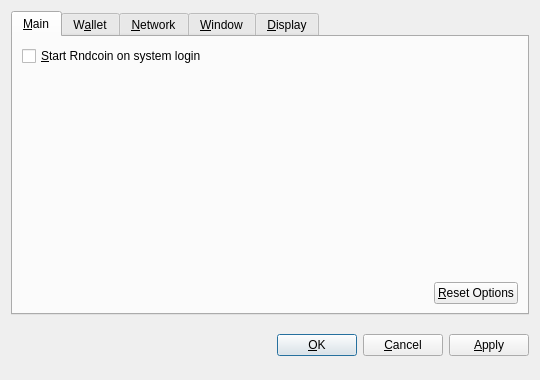
<?xml version="1.0" encoding="UTF-8"?>
<ui version="4.0">
 <class>OptionsDialog</class>
 <widget class="QDialog" name="OptionsDialog">
  <property name="geometry">
   <rect>
    <x>0</x>
    <y>0</y>
    <width>540</width>
    <height>380</height>
   </rect>
  </property>
  <property name="windowTitle">
   <string>Options</string>
  </property>
  <property name="modal">
   <bool>true</bool>
  </property>
  <layout class="QVBoxLayout" name="verticalLayout">
   <item>
    <widget class="QTabWidget" name="tabWidget">
     <property name="tabPosition">
      <enum>QTabWidget::North</enum>
     </property>
     <property name="currentIndex">
      <number>0</number>
     </property>
     <widget class="QWidget" name="tabMain">
      <attribute name="title">
       <string>&amp;Main</string>
      </attribute>
      <layout class="QVBoxLayout" name="verticalLayout_Main">
       <item>
        <widget class="QCheckBox" name="bitcoinAtStartup">
         <property name="toolTip">
          <string>Automatically start Rndcoin after logging in to the system.</string>
         </property>
         <property name="text">
          <string>&amp;Start Rndcoin on system login</string>
         </property>
        </widget>
       </item>
       <item>
        <spacer name="verticalSpacer_Main">
         <property name="orientation">
          <enum>Qt::Vertical</enum>
         </property>
         <property name="sizeHint" stdset="0">
          <size>
           <width>20</width>
           <height>40</height>
          </size>
         </property>
        </spacer>
       </item>
       <item>
        <layout class="QHBoxLayout" name="horizontalLayout_2_Main">
         <item>
          <spacer name="horizontalSpacer_2_Main">
           <property name="orientation">
            <enum>Qt::Horizontal</enum>
           </property>
           <property name="sizeHint" stdset="0">
            <size>
             <width>40</width>
             <height>20</height>
            </size>
           </property>
          </spacer>
         </item>
         <item>
          <widget class="QPushButton" name="resetButton">
           <property name="toolTip">
            <string>Reset all client options to default.</string>
           </property>
           <property name="text">
            <string>&amp;Reset Options</string>
           </property>
           <property name="autoDefault">
            <bool>false</bool>
           </property>
          </widget>
         </item>
        </layout>
       </item>
      </layout>
     </widget>
     <widget class="QWidget" name="tabWallet">
      <attribute name="title">
       <string>W&amp;allet</string>
      </attribute>
      <layout class="QVBoxLayout" name="verticalLayout_Network">
       <item>
        <widget class="QLabel" name="transactionFeeInfoLabel">
         <property name="text">
          <string>Optional transaction fee per kB that helps make sure your transactions are processed quickly. Most transactions are 1 kB.</string>
         </property>
         <property name="textFormat">
          <enum>Qt::PlainText</enum>
         </property>
         <property name="wordWrap">
          <bool>true</bool>
         </property>
        </widget>
       </item>
       <item>
        <layout class="QHBoxLayout" name="horizontalLayout_1_Main">
         <item>
          <widget class="QLabel" name="transactionFeeLabel">
           <property name="text">
            <string>Pay transaction &amp;fee</string>
           </property>
           <property name="textFormat">
            <enum>Qt::PlainText</enum>
           </property>
           <property name="buddy">
            <cstring>transactionFee</cstring>
           </property>
          </widget>
         </item>
         <item>
          <widget class="BitcoinAmountField" name="transactionFee"/>
         </item>
         <item>
          <spacer name="horizontalSpacer_1_Main">
           <property name="orientation">
            <enum>Qt::Horizontal</enum>
           </property>
           <property name="sizeHint" stdset="0">
            <size>
             <width>40</width>
             <height>20</height>
            </size>
           </property>
          </spacer>
         </item>
        </layout>
       </item>
       <item>
        <widget class="QLabel" name="label">
         <property name="text">
          <string>If you disable the spending of unconfirmed change, the change from a transaction cannot be used until that transaction has at least one confirmation. This also affects how your balance is computed.</string>
         </property>
         <property name="wordWrap">
          <bool>true</bool>
         </property>
        </widget>
       </item>
       <item>
        <widget class="QCheckBox" name="spendZeroConfChange">
         <property name="text">
          <string>Spend unconfirmed change  (experts only)</string>
         </property>
        </widget>
       </item>
       <item>
        <spacer name="verticalSpacer">
         <property name="orientation">
          <enum>Qt::Vertical</enum>
         </property>
         <property name="sizeHint" stdset="0">
          <size>
           <width>20</width>
           <height>40</height>
          </size>
         </property>
        </spacer>
       </item>
      </layout>
     </widget>
     <widget class="QWidget" name="tabNetwork">
      <attribute name="title">
       <string>&amp;Network</string>
      </attribute>
      <layout class="QVBoxLayout" name="verticalLayout_Network">
       <item>
        <widget class="QCheckBox" name="mapPortUpnp">
         <property name="toolTip">
          <string>Automatically open the Rndcoin client port on the router. This only works when your router supports UPnP and it is enabled.</string>
         </property>
         <property name="text">
          <string>Map port using &amp;UPnP</string>
         </property>
        </widget>
       </item>
       <item>
        <widget class="QCheckBox" name="connectSocks">
         <property name="toolTip">
          <string>Connect to the Rndcoin network through a SOCKS proxy (e.g. when connecting through Tor).</string>
         </property>
         <property name="text">
          <string>&amp;Connect through SOCKS proxy:</string>
         </property>
        </widget>
       </item>
       <item>
        <layout class="QHBoxLayout" name="horizontalLayout_Network">
         <item>
          <widget class="QLabel" name="proxyIpLabel">
           <property name="text">
            <string>Proxy &amp;IP:</string>
           </property>
           <property name="textFormat">
            <enum>Qt::PlainText</enum>
           </property>
           <property name="buddy">
            <cstring>proxyIp</cstring>
           </property>
          </widget>
         </item>
         <item>
          <widget class="QValidatedLineEdit" name="proxyIp">
           <property name="maximumSize">
            <size>
             <width>140</width>
             <height>16777215</height>
            </size>
           </property>
           <property name="toolTip">
            <string>IP address of the proxy (e.g. 127.0.0.1)</string>
           </property>
          </widget>
         </item>
         <item>
          <widget class="QLabel" name="proxyPortLabel">
           <property name="text">
            <string>&amp;Port:</string>
           </property>
           <property name="textFormat">
            <enum>Qt::PlainText</enum>
           </property>
           <property name="buddy">
            <cstring>proxyPort</cstring>
           </property>
          </widget>
         </item>
         <item>
          <widget class="QLineEdit" name="proxyPort">
           <property name="maximumSize">
            <size>
             <width>55</width>
             <height>16777215</height>
            </size>
           </property>
           <property name="toolTip">
            <string>Port of the proxy (e.g. 9050)</string>
           </property>
          </widget>
         </item>
         <item>
          <widget class="QLabel" name="socksVersionLabel">
           <property name="text">
            <string>SOCKS &amp;Version:</string>
           </property>
           <property name="textFormat">
            <enum>Qt::PlainText</enum>
           </property>
           <property name="buddy">
            <cstring>socksVersion</cstring>
           </property>
          </widget>
         </item>
         <item>
          <widget class="QValueComboBox" name="socksVersion">
           <property name="toolTip">
            <string>SOCKS version of the proxy (e.g. 5)</string>
           </property>
          </widget>
         </item>
         <item>
          <spacer name="horizontalSpacer_Network">
           <property name="orientation">
            <enum>Qt::Horizontal</enum>
           </property>
           <property name="sizeHint" stdset="0">
            <size>
             <width>40</width>
             <height>20</height>
            </size>
           </property>
          </spacer>
         </item>
        </layout>
       </item>
       <item>
        <spacer name="verticalSpacer_Network">
         <property name="orientation">
          <enum>Qt::Vertical</enum>
         </property>
         <property name="sizeHint" stdset="0">
          <size>
           <width>20</width>
           <height>40</height>
          </size>
         </property>
        </spacer>
       </item>
      </layout>
     </widget>
     <widget class="QWidget" name="tabWindow">
      <attribute name="title">
       <string>&amp;Window</string>
      </attribute>
      <layout class="QVBoxLayout" name="verticalLayout_Window">
       <item>
        <widget class="QCheckBox" name="minimizeToTray">
         <property name="toolTip">
          <string>Show only a tray icon after minimizing the window.</string>
         </property>
         <property name="text">
          <string>&amp;Minimize to the tray instead of the taskbar</string>
         </property>
        </widget>
       </item>
       <item>
        <widget class="QCheckBox" name="minimizeOnClose">
         <property name="toolTip">
          <string>Minimize instead of exit the application when the window is closed. When this option is enabled, the application will be closed only after selecting Quit in the menu.</string>
         </property>
         <property name="text">
          <string>M&amp;inimize on close</string>
         </property>
        </widget>
       </item>
       <item>
        <spacer name="verticalSpacer_Window">
         <property name="orientation">
          <enum>Qt::Vertical</enum>
         </property>
         <property name="sizeHint" stdset="0">
          <size>
           <width>20</width>
           <height>40</height>
          </size>
         </property>
        </spacer>
       </item>
      </layout>
     </widget>
     <widget class="QWidget" name="tabDisplay">
      <attribute name="title">
       <string>&amp;Display</string>
      </attribute>
      <layout class="QVBoxLayout" name="verticalLayout_Display">
       <item>
        <layout class="QHBoxLayout" name="horizontalLayout_1_Display">
         <item>
          <widget class="QLabel" name="langLabel">
           <property name="text">
            <string>User Interface &amp;language:</string>
           </property>
           <property name="textFormat">
            <enum>Qt::PlainText</enum>
           </property>
           <property name="buddy">
            <cstring>lang</cstring>
           </property>
          </widget>
         </item>
         <item>
          <widget class="QValueComboBox" name="lang">
           <property name="toolTip">
            <string>The user interface language can be set here. This setting will take effect after restarting Rndcoin.</string>
           </property>
          </widget>
         </item>
        </layout>
       </item>
       <item>
        <layout class="QHBoxLayout" name="horizontalLayout_2_Display">
         <item>
          <widget class="QLabel" name="unitLabel">
           <property name="text">
            <string>&amp;Unit to show amounts in:</string>
           </property>
           <property name="textFormat">
            <enum>Qt::PlainText</enum>
           </property>
           <property name="buddy">
            <cstring>unit</cstring>
           </property>
          </widget>
         </item>
         <item>
          <widget class="QValueComboBox" name="unit">
           <property name="toolTip">
            <string>Choose the default subdivision unit to show in the interface and when sending coins.</string>
           </property>
          </widget>
         </item>
        </layout>
       </item>
       <item>
        <widget class="QCheckBox" name="displayAddresses">
         <property name="toolTip">
          <string>Whether to show Rndcoin addresses in the transaction list or not.</string>
         </property>
         <property name="text">
          <string>&amp;Display addresses in transaction list</string>
         </property>
        </widget>
       </item>
       <item>
        <widget class="QCheckBox" name="coinControlFeatures">
         <property name="toolTip">
          <string>Whether to show coin control features or not.</string>
         </property>
         <property name="text">
          <string>Display coin &amp;control features (experts only!)</string>
         </property>
        </widget>
       </item>
       <item>
        <spacer name="verticalSpacer_Display">
         <property name="orientation">
          <enum>Qt::Vertical</enum>
         </property>
         <property name="sizeHint" stdset="0">
          <size>
           <width>20</width>
           <height>40</height>
          </size>
         </property>
        </spacer>
       </item>
      </layout>
     </widget>
    </widget>
   </item>
   <item>
    <layout class="QHBoxLayout" name="horizontalLayout_Buttons">
     <item>
      <spacer name="horizontalSpacer_1">
       <property name="orientation">
        <enum>Qt::Horizontal</enum>
       </property>
       <property name="sizeHint" stdset="0">
        <size>
         <width>40</width>
         <height>48</height>
        </size>
       </property>
      </spacer>
     </item>
     <item>
      <widget class="QLabel" name="statusLabel">
       <property name="font">
        <font>
         <weight>75</weight>
         <bold>true</bold>
        </font>
       </property>
       <property name="text">
        <string/>
       </property>
       <property name="textFormat">
        <enum>Qt::PlainText</enum>
       </property>
       <property name="wordWrap">
        <bool>true</bool>
       </property>
      </widget>
     </item>
     <item>
      <spacer name="horizontalSpacer_2">
       <property name="orientation">
        <enum>Qt::Horizontal</enum>
       </property>
       <property name="sizeHint" stdset="0">
        <size>
         <width>40</width>
         <height>48</height>
        </size>
       </property>
      </spacer>
     </item>
     <item>
      <widget class="QPushButton" name="okButton">
       <property name="text">
        <string>&amp;OK</string>
       </property>
      </widget>
     </item>
     <item>
      <widget class="QPushButton" name="cancelButton">
       <property name="text">
        <string>&amp;Cancel</string>
       </property>
       <property name="autoDefault">
        <bool>false</bool>
       </property>
      </widget>
     </item>
     <item>
      <widget class="QPushButton" name="applyButton">
       <property name="text">
        <string>&amp;Apply</string>
       </property>
       <property name="autoDefault">
        <bool>false</bool>
       </property>
      </widget>
     </item>
    </layout>
   </item>
  </layout>
 </widget>
 <customwidgets>
  <customwidget>
   <class>BitcoinAmountField</class>
   <extends>QSpinBox</extends>
   <header>bitcoinamountfield.h</header>
  </customwidget>
  <customwidget>
   <class>QValueComboBox</class>
   <extends>QComboBox</extends>
   <header>qvaluecombobox.h</header>
  </customwidget>
  <customwidget>
   <class>QValidatedLineEdit</class>
   <extends>QLineEdit</extends>
   <header>qvalidatedlineedit.h</header>
  </customwidget>
 </customwidgets>
 <resources/>
 <connections/>
</ui>
